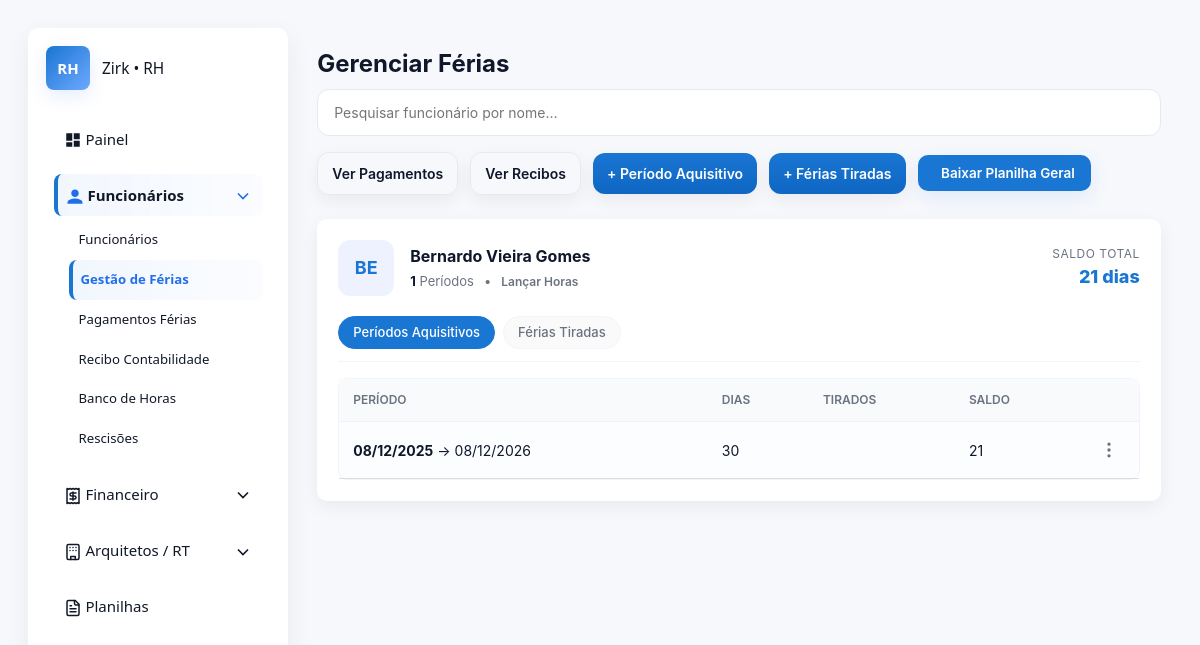
Screenshot of /ferias/ (signed in) with the database file from the repository.
### apps/funcionarios/models.py (models this page shows)
class Funcionario(models.Model):
    nome = models.CharField(max_length=200)
    data_nascimento = models.DateField(null=True, blank=True)
    natural_de = models.CharField(max_length=100, blank=True, null=True)
    sexo = models.CharField(
        max_length=1,
        choices=Sexo.choices,
        default=Sexo.OUTRO)
    grau_instrucao = models.IntegerField(choices=GrauInstrucao.choices, null=True, blank=True)
    estado_civil = models.CharField(max_length=3, choices=EstadoCivil.choices, blank=True, null=True)
    conjuge = models.CharField(max_length=200, blank=True, null=True)
    nome_pai = models.CharField(max_length=200, blank=True, null=True)
    nome_mae = models.CharField(max_length=200, blank=True, null=True)
    numero_filhos = models.PositiveIntegerField(default=0)
    def __str__(self):
        return self.nome

### apps/ferias/models.py (models this page shows, shortened)
class PeriodoAquisitivo(models.Model):
    funcionario = models.ForeignKey(Funcionario, on_delete=models.CASCADE, related_name='periodos_aquisitivos')
    data_inicio = models.DateField()
    data_fim = models.DateField()
    dias_direito = models.PositiveIntegerField(default=30)
    def __str__(self):
        return f"{self.funcionario.nome} - {self.data_inicio:%d/%m/%Y} a {self.data_fim:%d/%m/%Y}"
    def dias_gozados(self):
        total = 0
        for f in self.ferias_registradas.all(): #type: ignore
            total += max(0, (f.dias_tirados - (f.faltas_justificadas_descontadas or 0)))
        return total
    def saldo_restante(self):
        saldo = self.dias_direito - self.dias_gozados()
        return max(0, saldo)

class Ferias(models.Model):
    periodo = models.ForeignKey(PeriodoAquisitivo, on_delete=models.CASCADE, related_name='ferias_registradas')
    dias_tirados = models.PositiveIntegerField()
    faltas_justificadas_descontadas = models.PositiveIntegerField(default=0)
    observacoes = models.TextField(blank=True)
    ferias_no_recesso_final_ano = models.PositiveIntegerField(default=0, blank=True, null=True)
    ferias_no_carnaval = models.PositiveIntegerField(default=0, blank=True, null=True)
    criado_em = models.DateTimeField(auto_now_add=True)

### apps/ferias/views.py (the view)
# urls.py: path('', views.listar_funcionarios, name='listar_funcionarios'),
def listar_funcionarios(request):
    funcionarios = (
        Funcionario.objects
        .select_related("banco_horas")
        .prefetch_related(
            "periodos_aquisitivos__ferias_registradas"
        )
        .order_by("nome")
    )
    form_periodo = PeriodoAquisitivoForm()
    form_ferias = FeriasForm()
    return render(request, "core/ferias/listar_funcionarios.html", {
        "funcionarios": funcionarios,
        "form_periodo": form_periodo,
        "form_ferias": form_ferias
    })

### apps/ferias/forms.py
class PeriodoAquisitivoForm(forms.ModelForm):
    class Meta:
        model = PeriodoAquisitivo
        fields = ['funcionario', 'data_inicio', 'data_fim', 'dias_direito']
        widgets = {
            'funcionario': forms.Select(attrs={'class': 'form-select'}),
            'data_inicio': forms.DateInput(attrs={'type': 'date', 'class': 'form-control'}),
            'data_fim': forms.DateInput(attrs={'type': 'date', 'class': 'form-control'}),
            'dias_direito': forms.NumberInput(attrs={'class': 'form-control'}),
        }

### templates/core/ferias/listar_funcionarios.html (shortened to what this page needs)
{% extends "core/base.html" %}
{% load static %}
{% block content %}
<div class="rh-container">
    <h1 class="rh-title">Gerenciar Férias</h1>
    <header class="rh-header">
        <div class="rh-search">
            <input id="searchInput" type="search" placeholder="Pesquisar funcionário por nome..." onkeyup="filterEmployees()">
        </div>
        <div class="top-actions">
            <a href="{% url 'ferias:listar_pagamentos' %}" class="rh-btn rh-btn-ghost">
                Ver Pagamentos
            </a>
            <a href="{% url 'ferias:listar_recibos' %}" class="rh-btn rh-btn-ghost">
                    Ver Recibos
                </a>
            <button onclick="openCreateModal('modalPeriodo', '{% url 'ferias:registrar_periodo' %}', 'Novo Período Aquisitivo')" class="rh-btn rh-btn-primary">
                + Período Aquisitivo
            </button>
            <button onclick="openCreateModal('modalFerias', '{% url 'ferias:registrar_ferias' %}', 'Registrar Férias Gozadas')" class="rh-btn rh-btn-primary">
                + Férias Tiradas
            </button>
            <a href="{% url 'ferias:exportar_planilha_ferias' %}" class="btn btn-lg btn-success">
            Baixar Planilha Geral
        </a>
        </div>
    </header>
    <main class="rh-grid" id="employeesGrid">
        {% for funcionario in funcionarios %}
        <div class="employee-card" data-name="{{ funcionario.nome|lower }}">
            <div class="employee-head">
                <div class="avatar">{{ funcionario.nome|slice:":2"|upper }}</div>
                <div class="emp-info">
                    <div class="emp-name">{{ funcionario.nome }}</div>
                    <div class="emp-meta">
                        <span><strong style="color:#0f172a">{{ funcionario.periodos_aquisitivos.count }}</strong> Períodos</span>
                        <span>•</span>
                        <a href="{% url 'banco_horas:registrar' %}?func={{ funcionario.id }}" style="color:var(--primary); text-decoration:none; font-weight:600; font-size:12px">Lançar Horas</a>
                    </div>
                </div>
                <div class="saldo-box">
                    <div class="saldo-label">Saldo Total</div>
                    <div class="saldo-value" id="saldo-total-{{ funcionario.id }}">--</div>
                </div>
            </div>
            <div class="rh-tabs">
                <div class="rh-tab active" onclick="switchTab(this, 'periodos-{{ funcionario.id }}')">Períodos Aquisitivos</div>
                <div class="rh-tab" onclick="switchTab(this, 'ferias-{{ funcionario.id }}')">Férias Tiradas</div>
            </div>
            <div id="periodos-{{ funcionario.id }}" class="tab-content active">
                <div class="rh-table-container">
                    {% if funcionario.periodos_aquisitivos.all %}
                    <table class="rh-table">
                        <thead>
                            <tr><th>Período</th><th>Dias</th><th>Tirados</th><th>Saldo</th><th style="width:50px"></th></tr>
                        </thead>
                        <tbody>
                            {% for periodo in funcionario.periodos_aquisitivos.all %}
                            <tr>
                                <td><strong>{{ periodo.data_inicio|date:"d/m/Y" }}</strong> → {{ periodo.data_fim|date:"d/m/Y" }}</td>
                                <td>{{ periodo.dias_direito }}</td>
                                <td>{{ periodo.total_dias_tirados }}</td>
                                <td><span class="calc-saldo" data-emp="{{ funcionario.id }}">{{ periodo.saldo_restante }}</span></td>
                                <td style="text-align: right; overflow: visible;">
                                    <div class="action-menu">
                                        <button class="dots-btn" onclick="toggleMenu('menu-periodo-{{ periodo.pk }}')">
                                            <svg xmlns="http://www.w3.org/2000/svg" width="20" height="20" viewBox="0 0 24 24" fill="none" stroke="currentColor" stroke-width="2" stroke-linecap="round" stroke-linejoin="round"><circle cx="12" cy="12" r="1"/><circle cx="12" cy="5" r="1"/><circle cx="12" cy="19" r="1"/></svg>
                                        </button>
                                    </div>
                                </td>
                            </tr>
                            {% endfor %}
                        </tbody>
                    </table>
                    {% else %}
                        <div class="empty-state">Nenhum período aquisitivo registrado.</div>
                    {% endif %}
                </div>
            </div>
        </div>
        {% empty %}
        <div class="empty-state">Nenhum funcionário cadastrado.</div>
        {% endfor %}
    </main>
</div>
{% endblock %}

### static/core/css/style.css (style rules this page uses)
:root { --bg: #f5f7fb; --surface: #ffffff; --muted: #6b7280; --text: #111827; --primary: #1f6feb; --accent: #13a38c; --danger: #e5544b; --radius: 10px; --gap: 18px; font-family: Inter, system-ui, -apple-system, "Segoe UI", Roboto, "Helvetica Neue", Arial; font-size: 15px; }
* { box-sizing: border-box; }
html, body { height: 100%; margin: 0; background: var(--bg); color: var(--text); -webkit-font-smoothing: antialiased; }
a:not(.btn), a:not(.btn):link, a:not(.btn):visited, a:not(.btn):hover, a:not(.btn):active, a:not(.btn):focus { text-decoration: none !important; color: inherit !important; }
button { font: inherit; }
.btn { background: var(--primary); color: white; border: 0; padding: 8px 16px; cursor: pointer; font-weight: 600; box-shadow: 0 8px 26px rgba(31, 111, 235, 0.12); font-size: 0.9rem; border-radius: var(--radius); box-shadow: 0 6px 20px rgba(31, 111, 235, 0.1); transition: all 0.2s ease; }
table { width: 100%; border-collapse: collapse; font-size: 0.95rem; }
thead th { text-align: left; padding: 10px 8px; color: var(--muted); font-weight: 700; border-bottom: 1px solid }
th, td { padding: 12px 20px; text-align: left; border-bottom: 1px solid #ddd; }
th { background-color: #f4f4f4; }

### rows the page displays
Funcionario: nome "BE", nome "Bernardo Vieira Gomes", periodos_aquisitivos.count "1"
PeriodoAquisitivo: data_inicio "08/12/2025", data_fim "08/12/2026", dias_direito "30", saldo_restante "21"
